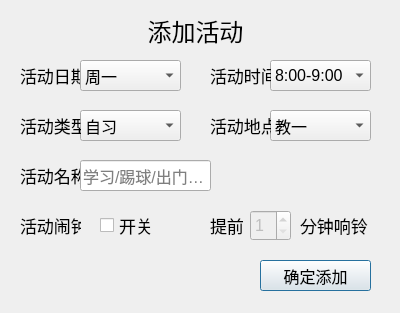
<?xml version="1.0" encoding="UTF-8"?>
<ui version="4.0">
 <class>addactivity</class>
 <widget class="QDialog" name="addactivity">
  <property name="geometry">
   <rect>
    <x>0</x>
    <y>0</y>
    <width>400</width>
    <height>313</height>
   </rect>
  </property>
  <property name="windowTitle">
   <string>Dialog</string>
  </property>
  <widget class="QLabel" name="label">
   <property name="geometry">
    <rect>
     <x>120</x>
     <y>10</y>
     <width>151</width>
     <height>41</height>
    </rect>
   </property>
   <property name="font">
    <font>
     <pointsize>18</pointsize>
    </font>
   </property>
   <property name="text">
    <string>添加活动</string>
   </property>
   <property name="alignment">
    <set>Qt::AlignCenter</set>
   </property>
  </widget>
  <widget class="QLabel" name="label_2">
   <property name="geometry">
    <rect>
     <x>20</x>
     <y>60</y>
     <width>61</width>
     <height>31</height>
    </rect>
   </property>
   <property name="font">
    <font>
     <pointsize>13</pointsize>
    </font>
   </property>
   <property name="text">
    <string>活动日期</string>
   </property>
  </widget>
  <widget class="QComboBox" name="day">
   <property name="geometry">
    <rect>
     <x>80</x>
     <y>60</y>
     <width>101</width>
     <height>31</height>
    </rect>
   </property>
   <property name="font">
    <font>
     <pointsize>12</pointsize>
    </font>
   </property>
   <item>
    <property name="text">
     <string>周一</string>
    </property>
   </item>
   <item>
    <property name="text">
     <string>周二</string>
    </property>
   </item>
   <item>
    <property name="text">
     <string>周三</string>
    </property>
   </item>
   <item>
    <property name="text">
     <string>周四</string>
    </property>
   </item>
   <item>
    <property name="text">
     <string>周五</string>
    </property>
   </item>
   <item>
    <property name="text">
     <string>周六</string>
    </property>
   </item>
   <item>
    <property name="text">
     <string>周日</string>
    </property>
   </item>
  </widget>
  <widget class="QComboBox" name="time">
   <property name="geometry">
    <rect>
     <x>270</x>
     <y>60</y>
     <width>101</width>
     <height>31</height>
    </rect>
   </property>
   <property name="font">
    <font>
     <pointsize>12</pointsize>
    </font>
   </property>
   <item>
    <property name="text">
     <string>8:00-9:00</string>
    </property>
   </item>
   <item>
    <property name="text">
     <string>9:00-10:00</string>
    </property>
   </item>
   <item>
    <property name="text">
     <string>10:00-11:00</string>
    </property>
   </item>
   <item>
    <property name="text">
     <string>11:00-12:00</string>
    </property>
   </item>
   <item>
    <property name="text">
     <string>12:00-13:00</string>
    </property>
   </item>
   <item>
    <property name="text">
     <string>13:00-14:00</string>
    </property>
   </item>
   <item>
    <property name="text">
     <string>14:00-15:00</string>
    </property>
   </item>
   <item>
    <property name="text">
     <string>15:00-16:00</string>
    </property>
   </item>
   <item>
    <property name="text">
     <string>16:00-17:00</string>
    </property>
   </item>
   <item>
    <property name="text">
     <string>17:00-18:00</string>
    </property>
   </item>
   <item>
    <property name="text">
     <string>18:00-19:00</string>
    </property>
   </item>
   <item>
    <property name="text">
     <string>19:00-20:00</string>
    </property>
   </item>
   <item>
    <property name="text">
     <string>20:00-21:00</string>
    </property>
   </item>
  </widget>
  <widget class="QLabel" name="label_3">
   <property name="geometry">
    <rect>
     <x>210</x>
     <y>60</y>
     <width>61</width>
     <height>31</height>
    </rect>
   </property>
   <property name="font">
    <font>
     <pointsize>13</pointsize>
    </font>
   </property>
   <property name="text">
    <string>活动时间</string>
   </property>
  </widget>
  <widget class="QComboBox" name="tag">
   <property name="geometry">
    <rect>
     <x>80</x>
     <y>110</y>
     <width>101</width>
     <height>31</height>
    </rect>
   </property>
   <property name="font">
    <font>
     <pointsize>12</pointsize>
    </font>
   </property>
   <item>
    <property name="text">
     <string>自习</string>
    </property>
   </item>
   <item>
    <property name="text">
     <string>锻炼</string>
    </property>
   </item>
   <item>
    <property name="text">
     <string>外出</string>
    </property>
   </item>
   <item>
    <property name="text">
     <string>班会</string>
    </property>
   </item>
   <item>
    <property name="text">
     <string>小组作业</string>
    </property>
   </item>
   <item>
    <property name="text">
     <string>双创项目</string>
    </property>
   </item>
   <item>
    <property name="text">
     <string>聚餐</string>
    </property>
   </item>
  </widget>
  <widget class="QLabel" name="label_4">
   <property name="geometry">
    <rect>
     <x>20</x>
     <y>110</y>
     <width>61</width>
     <height>31</height>
    </rect>
   </property>
   <property name="font">
    <font>
     <pointsize>13</pointsize>
    </font>
   </property>
   <property name="text">
    <string>活动类型</string>
   </property>
  </widget>
  <widget class="QComboBox" name="place">
   <property name="geometry">
    <rect>
     <x>270</x>
     <y>110</y>
     <width>101</width>
     <height>31</height>
    </rect>
   </property>
   <property name="font">
    <font>
     <pointsize>12</pointsize>
    </font>
   </property>
   <item>
    <property name="text">
     <string>教一</string>
    </property>
   </item>
   <item>
    <property name="text">
     <string>教二</string>
    </property>
   </item>
   <item>
    <property name="text">
     <string>教三</string>
    </property>
   </item>
   <item>
    <property name="text">
     <string>教四</string>
    </property>
   </item>
   <item>
    <property name="text">
     <string>主楼</string>
    </property>
   </item>
   <item>
    <property name="text">
     <string>操场</string>
    </property>
   </item>
   <item>
    <property name="text">
     <string>体育馆</string>
    </property>
   </item>
   <item>
    <property name="text">
     <string>西门</string>
    </property>
   </item>
   <item>
    <property name="text">
     <string>学生餐厅</string>
    </property>
   </item>
   <item>
    <property name="text">
     <string>综合餐厅</string>
    </property>
   </item>
   <item>
    <property name="text">
     <string>教工餐厅</string>
    </property>
   </item>
  </widget>
  <widget class="QLabel" name="label_5">
   <property name="geometry">
    <rect>
     <x>210</x>
     <y>110</y>
     <width>61</width>
     <height>31</height>
    </rect>
   </property>
   <property name="font">
    <font>
     <pointsize>13</pointsize>
    </font>
   </property>
   <property name="text">
    <string>活动地点</string>
   </property>
  </widget>
  <widget class="QLabel" name="label_6">
   <property name="geometry">
    <rect>
     <x>20</x>
     <y>160</y>
     <width>61</width>
     <height>31</height>
    </rect>
   </property>
   <property name="font">
    <font>
     <pointsize>13</pointsize>
    </font>
   </property>
   <property name="text">
    <string>活动名称</string>
   </property>
  </widget>
  <widget class="QLineEdit" name="name">
   <property name="geometry">
    <rect>
     <x>80</x>
     <y>160</y>
     <width>131</width>
     <height>31</height>
    </rect>
   </property>
   <property name="font">
    <font>
     <pointsize>12</pointsize>
    </font>
   </property>
   <property name="placeholderText">
    <string>学习/踢球/出门办事</string>
   </property>
  </widget>
  <widget class="QLabel" name="label_7">
   <property name="geometry">
    <rect>
     <x>20</x>
     <y>210</y>
     <width>61</width>
     <height>31</height>
    </rect>
   </property>
   <property name="font">
    <font>
     <pointsize>13</pointsize>
    </font>
   </property>
   <property name="text">
    <string>活动闹钟</string>
   </property>
  </widget>
  <widget class="QCheckBox" name="check">
   <property name="geometry">
    <rect>
     <x>100</x>
     <y>210</y>
     <width>81</width>
     <height>31</height>
    </rect>
   </property>
   <property name="font">
    <font>
     <pointsize>13</pointsize>
    </font>
   </property>
   <property name="text">
    <string>开关</string>
   </property>
  </widget>
  <widget class="QLabel" name="label_8">
   <property name="geometry">
    <rect>
     <x>210</x>
     <y>210</y>
     <width>41</width>
     <height>31</height>
    </rect>
   </property>
   <property name="font">
    <font>
     <pointsize>13</pointsize>
    </font>
   </property>
   <property name="text">
    <string>提前</string>
   </property>
  </widget>
  <widget class="QSpinBox" name="min">
   <property name="enabled">
    <bool>false</bool>
   </property>
   <property name="geometry">
    <rect>
     <x>250</x>
     <y>210</y>
     <width>41</width>
     <height>31</height>
    </rect>
   </property>
   <property name="font">
    <font>
     <pointsize>12</pointsize>
    </font>
   </property>
   <property name="minimum">
    <number>1</number>
   </property>
   <property name="maximum">
    <number>59</number>
   </property>
  </widget>
  <widget class="QLabel" name="label_9">
   <property name="geometry">
    <rect>
     <x>300</x>
     <y>210</y>
     <width>71</width>
     <height>31</height>
    </rect>
   </property>
   <property name="font">
    <font>
     <pointsize>13</pointsize>
    </font>
   </property>
   <property name="text">
    <string>分钟响铃</string>
   </property>
  </widget>
  <widget class="QPushButton" name="add">
   <property name="geometry">
    <rect>
     <x>260</x>
     <y>260</y>
     <width>111</width>
     <height>31</height>
    </rect>
   </property>
   <property name="font">
    <font>
     <pointsize>12</pointsize>
    </font>
   </property>
   <property name="text">
    <string>确定添加</string>
   </property>
  </widget>
 </widget>
 <resources/>
 <connections/>
</ui>
